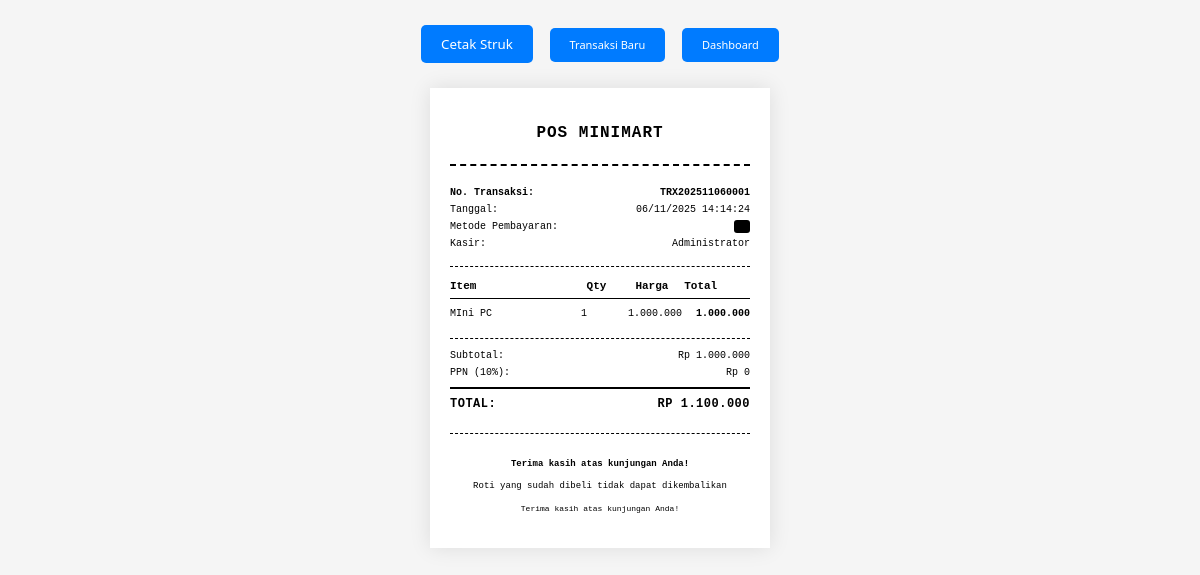
Screenshot of /struk.php?id=1 (signed in) with the database file from the repository.
### tables this page shows
CREATE TABLE pengaturan (
    id INT AUTO_INCREMENT PRIMARY KEY,
    kunci VARCHAR(100) UNIQUE NOT NULL,
    nilai TEXT,
    created_at TIMESTAMP DEFAULT CURRENT_TIMESTAMP,
    updated_at TIMESTAMP DEFAULT CURRENT_TIMESTAMP ON UPDATE CURRENT_TIMESTAMP
);

CREATE TABLE `penjualan` (
  `id` int(11) NOT NULL,
  `no_transaksi` varchar(50) NOT NULL,
  `user_id` int(11) DEFAULT NULL,
  `customer_id` int(11) DEFAULT NULL,
  `diskon` decimal(12,2) NOT NULL,
  `ppn` decimal(12,2) NOT NULL,
  `total_harga` decimal(12,2) NOT NULL,
  `total_bayar` decimal(12,2) NOT NULL,
  `kembalian` decimal(12,2) NOT NULL,
  `note` text DEFAULT NULL,
  `tanggal_penjualan` timestamp NOT NULL DEFAULT current_timestamp()
);

CREATE TABLE `detail_penjualan` (
  `id` int(11) NOT NULL,
  `penjualan_id` int(11) DEFAULT NULL,
  `roti_id` int(11) DEFAULT NULL,
  `jumlah` int(11) NOT NULL,
  `harga_satuan` decimal(10,2) NOT NULL,
  `subtotal` decimal(12,2) NOT NULL
);

CREATE TABLE `roti` (
  `id` int(11) NOT NULL,
  `kode_roti` varchar(20) NOT NULL,
  `nama_roti` varchar(200) NOT NULL,
  `kategori_id` int(11) DEFAULT NULL,
  `satuan` varchar(20) NOT NULL,
  `harga_beli` decimal(10,2) NOT NULL,
  `harga_jual` decimal(10,2) NOT NULL,
  `stok` int(11) DEFAULT 0,
  `stok_minimum` int(11) DEFAULT 0,
  `tanggal_expired` date DEFAULT NULL,
  `deskripsi` text DEFAULT NULL,
  `created_at` timestamp NOT NULL DEFAULT current_timestamp(),
  `updated_at` timestamp NOT NULL DEFAULT current_timestamp() ON UPDATE current_timestamp()
);

### models/Pengaturan.php (called while the page is built, shortened)
<?php
class Pengaturan {
    private $conn;
    private $table_name = "pengaturan";
    public function __construct($db) {
        $this->conn = $db;
    }
    public function get($key) {
        $query = "SELECT nilai FROM " . $this->table_name . " WHERE kunci = :kunci LIMIT 1";
        $stmt = $this->conn->prepare($query);
        $stmt->bindParam(':kunci', $key);
        $stmt->execute();
        if ($stmt->rowCount() > 0) {
            $row = $stmt->fetch(PDO::FETCH_ASSOC);
            return $row['nilai'];
        }
        return null;
    }
}
?>

### models/Penjualan.php (called while the page is built, shortened)
<?php
class Penjualan {
    private $conn;
    private $table_name = "penjualan";
    public $id;
    public function __construct($db) {
        $this->conn = $db;
    }
    public function readOne() {
        $query = "SELECT p.*, u.nama_lengkap as kasir
                  FROM " . $this->table_name . " p
                  LEFT JOIN users u ON p.user_id = u.id
                  WHERE p.id = :id";
        $stmt = $this->conn->prepare($query);
        $stmt->bindParam(':id', $this->id);
        $stmt->execute();
        if ($stmt->rowCount() > 0) {
            $row = $stmt->fetch(PDO::FETCH_ASSOC);
            $this->no_transaksi = $row['no_transaksi'];
            $this->ppn = $row['ppn'];
            $this->total_harga = $row['total_harga'];
            $this->tanggal_penjualan = $row['tanggal_penjualan'];
            return true;
        }
        return false;
    }
    public function getDetailPenjualan($penjualan_id) {
        $query = "SELECT dp.*, o.nama_roti, o.kode_roti
                  FROM detail_penjualan dp
                  LEFT JOIN roti o ON dp.roti_id = o.id
                  WHERE dp.penjualan_id = :penjualan_id";
        $stmt = $this->conn->prepare($query);
        $stmt->bindParam(':penjualan_id', $penjualan_id);
        $stmt->execute();
        return $stmt;
    }
}
?>

### struk.php (the view, shortened to what this page needs)
<?php
require_once 'models/Penjualan.php';
require_once 'models/Customer.php';
require_once 'models/Pengaturan.php';
$database = new Database();
$db = $database->getConnection();
$penjualan = new Penjualan($db);
$pengaturan = new Pengaturan($db);
$nama_toko = $pengaturan->get('nama_toko') ?? APP_NAME;
$ppn_persen = floatval($pengaturan->get('ppn_persen') ?? 10);
$footer_struk = $pengaturan->get('footer_struk') ?? 'Terima kasih atas kunjungan Anda!';
$penjualan_id = sanitizeInput($_GET['id']);
$penjualan->id = $penjualan_id;
if (!$penjualan->readOne()) {
    header('Location: penjualan.php');
    exit();
}
?>
<!DOCTYPE html>
<html lang="id">
<head>
</head>
<body>
    <div class="no-print">
        <button onclick="window.print()" class="btn">Cetak Struk</button>
        <a href="penjualan.php" class="btn">Transaksi Baru</a>
        <a href="dashboard.php" class="btn">Dashboard</a>
    </div>
    <div class="receipt">
        <div class="header">
            <h1><?php echo htmlspecialchars($nama_toko); ?></h1>
        </div>
        <div class="transaction-info">
            <div class="info-row">
                <span><strong>No. Transaksi:</strong></span>
                <span><strong><?php echo $penjualan->no_transaksi; ?></strong></span>
            </div>
            <div class="info-row">
                <span>Tanggal:</span>
                <span><?php echo date('d/m/Y H:i:s', strtotime($penjualan->tanggal_penjualan)); ?></span>
            </div>
            <div class="info-row">
                <span>Metode Pembayaran:</span>
                <span class="metode-badge"><?php echo strtoupper($penjualan->metode_transaksi); ?></span>
            </div>
            <div class="info-row">
                <span>Kasir:</span>
                <span><?php echo $_SESSION['nama_lengkap']; ?></span>
            </div>
        </div>
        <div class="items">
            <div class="item-header">
                <span>Item</span>
                <span>Qty</span>
                <span>Harga</span>
                <span>Total</span>
            </div>
            <?php
            $subtotal = 0;
            $detail_stmt = $penjualan->getDetailPenjualan($penjualan_id);
            while ($row = $detail_stmt->fetch(PDO::FETCH_ASSOC)):
                $item_diskon = isset($row['diskon']) ? floatval($row['diskon']) : 0;
                $item_total_before_diskon = $row['harga_satuan'] * $row['jumlah'];
                $item_total_after_diskon = $item_total_before_diskon - $item_diskon;
                $subtotal += max(0, $item_total_after_diskon);
            ?>
            <div class="item-row">
                <span><?php echo htmlspecialchars($row['nama_roti']); ?></span>
                <span><?php echo $row['jumlah']; ?></span>
                <span><?php echo number_format($row['harga_satuan'], 0, ',', '.'); ?></span>
                <span>
                    <?php echo number_format(max(0, $item_total_after_diskon), 0, ',', '.'); ?>
                </span>
            </div>
            <?php endwhile; ?>
        </div>
        <div class="summary">
            <div class="summary-row">
                <span>Subtotal:</span>
                <span>Rp <?php echo number_format($subtotal, 0, ',', '.'); ?></span>
            </div>
            <div class="summary-row">
                <span>PPN (<?php echo $ppn_persen; ?>%):</span>
                <span>Rp <?php echo number_format($penjualan->ppn ?? 0, 0, ',', '.'); ?></span>
            </div>
            <div class="summary-row total">
                <span>TOTAL:</span>
                <span>Rp <?php echo number_format($penjualan->total_harga, 0, ',', '.'); ?></span>
            </div>
        </div>
        <div class="footer">
            <p><strong><?php echo htmlspecialchars($footer_struk); ?></strong></p>
            <p style="margin-top: 8px;">Roti yang sudah dibeli tidak dapat dikembalikan</p>
            <p style="margin-top: 5px; font-size: 8px;">Terima kasih atas kunjungan Anda!</p>
        </div>
    </div>
</body>
</html>

### struk.php (style rules this page uses)
body { font-family: 'Courier New', 'JetBrains Mono', monospace; font-size: 11px; line-height: 1.3; margin: 0; padding: 20px; background: #f5f5f5; }
.receipt { width: 300px; max-width: 300px; margin: 0 auto; background: white; padding: 25px 20px; box-shadow: 0 0 20px rgba(0,0,0,0.1); }
.header { text-align: center; margin-bottom: 20px; padding-bottom: 15px; border-bottom: 2px dashed #000; }
.header h1 { font-size: 16px; margin: 8px 0 5px 0; font-weight: bold; letter-spacing: 1px; text-transform: uppercase; }
.transaction-info { border-bottom: 1px dashed #000; padding-bottom: 12px; margin-bottom: 12px; }
.info-row { display: flex; justify-content: space-between; margin-bottom: 4px; font-size: 10px; }
.info-row strong { font-weight: 600; }
.items { margin-bottom: 15px; }
.item-header { display: grid; grid-template-columns: 3fr 1fr 1fr 1.5fr; gap: 5px; font-weight: bold; border-bottom: 1px solid #000; padding-bottom: 5px; margin-bottom: 5px; }
.item-row { display: grid; grid-template-columns: 3fr 1fr 1fr 1.5fr; gap: 5px; margin-bottom: 4px; font-size: 10px; padding: 3px 0; }
.item-row span:first-child { font-weight: 500; }
.item-row span:last-child { text-align: right; font-weight: 600; }
.summary { border-top: 1px dashed #000; padding-top: 10px; }
.summary-row { display: flex; justify-content: space-between; margin-bottom: 4px; font-size: 10px; }
.summary-row.total { font-weight: bold; font-size: 12px; border-top: 2px solid #000; padding-top: 8px; margin-top: 8px; text-transform: uppercase; letter-spacing: 0.5px; }
.footer { text-align: center; margin-top: 20px; padding-top: 15px; border-top: 1px dashed #000; font-size: 9px; line-height: 1.5; }
.metode-badge { display: inline-block; padding: 3px 8px; background: #000; color: white; border-radius: 3px; font-size: 9px; font-weight: 600; text-transform: uppercase; }
.no-print { text-align: center; margin-bottom: 20px; }
.btn { display: inline-block; padding: 10px 20px; margin: 5px; background: #007bff; color: white; text-decoration: none; border-radius: 5px; border: none; cursor: pointer; font-family: 'Segoe UI', Tahoma, Geneva, Verdana, sans-serif; }

### rows the page displays
pengaturan: nilai "POS MINIMART"
penjualan: no_transaksi "TRX202511060001", tanggal_penjualan "06/11/2025 14:14:24", ppn "0", total_harga "1.100.000"
detail_penjualan: roti.nama_roti "MIni PC", jumlah "1", harga_satuan "1.000.000", max(0, $item_total_after_diskon) "1.000.000"
pengaturan: nilai "10"
pengaturan: nilai "Terima kasih atas kunjungan Anda!"

### other values shown
$_SESSION['nama_lengkap'] "Administrator"
$subtotal "1.000.000"
